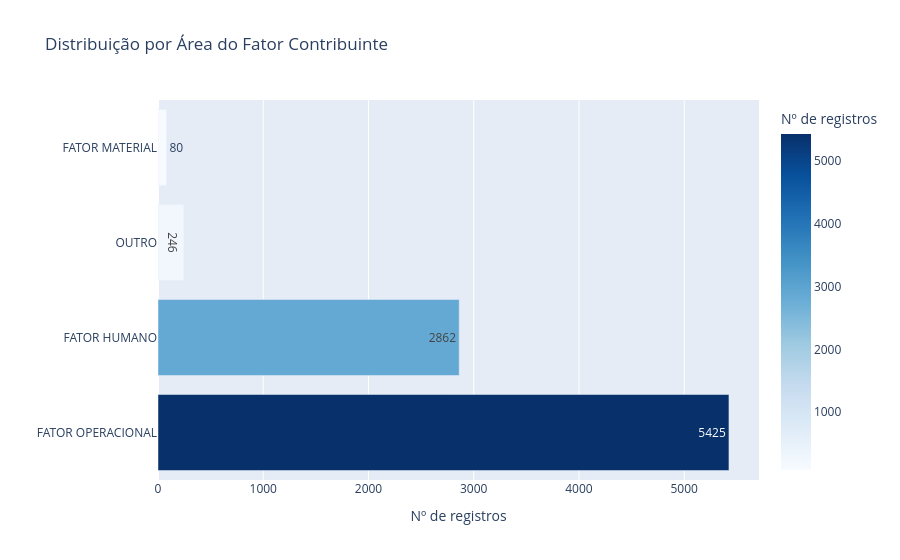

The notebook cell saved with this chart:
### Markdown cell above
---
## 2 — Análise dos Fatores: o que está sendo registrado?

Entendendo a distribuição por `fator_area`, `fator_aspecto` e `fator_nome`.

### Code cell
area_counts = df_fc['fator_area'].value_counts().reset_index()
area_counts.columns = ['fator_area', 'contagem']

fig = px.bar(
    area_counts,
    x='contagem', y='fator_area',
    orientation='h',
    title='Distribuição por Área do Fator Contribuinte',
    labels={'contagem': 'Nº de registros', 'fator_area': ''},
    color='contagem',
    color_continuous_scale='Blues',
    text_auto=True
)
fig.update_layout(showlegend=False)
fig.show()

### Figure 1 — Plotly figure (JSON) as saved in the notebook; plotly's stock layout.template omitted (floating-point values rounded to 4 significant figures)
{"data": [{"hovertemplate": "Nº de registros=%{marker.color}<br>=%{y}<extra></extra>", "legendgroup": "", "marker": {"color": [5425, 2862, 246, 80], "coloraxis": "coloraxis", "pattern": {"shape": ""}}, "name": "", "orientation": "h", "showlegend": false, "textposition": "auto", "texttemplate": "%{x}", "type": "bar", "x": [5425, 2862, 246, 80], "xaxis": "x", "y": ["FATOR OPERACIONAL", "FATOR HUMANO", "OUTRO", "FATOR MATERIAL"], "yaxis": "y"}], "layout": {"barmode": "relative", "coloraxis": {"autocolorscale": false, "colorbar": {"title": {"text": "Nº de registros"}}, "colorscale": [[0, "rgb(247,251,255)"], [0.125, "rgb(222,235,247)"], [0.25, "rgb(198,219,239)"], [0.375, "rgb(158,202,225)"], [0.5, "rgb(107,174,214)"], [0.625, "rgb(66,146,198)"], [0.75, "rgb(33,113,181)"], [0.875, "rgb(8,81,156)"], [1, "rgb(8,48,107)"]]}, "legend": {"tracegroupgap": 0}, "showlegend": false, "title": {"text": "Distribuição por Área do Fator Contribuinte"}, "xaxis": {"anchor": "y", "domain": [0, 1], "title": {"text": "Nº de registros"}}, "yaxis": {"anchor": "x", "domain": [0, 1], "title": {"text": ""}}}}
